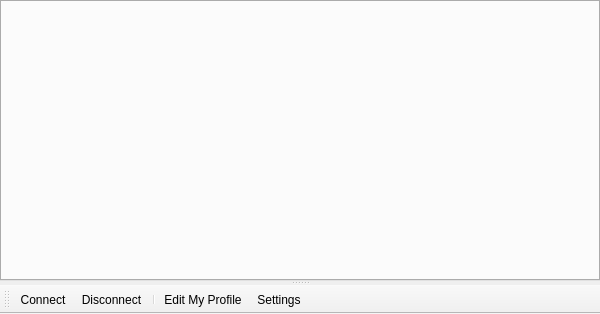
<?xml version="1.0" encoding="UTF-8"?>
<ui version="4.0">
 <class>WidgetChatCenter</class>
 <widget class="QMainWindow" name="WidgetChatCenter">
  <property name="geometry">
   <rect>
    <x>0</x>
    <y>0</y>
    <width>600</width>
    <height>314</height>
   </rect>
  </property>
  <property name="windowTitle">
   <string>Chat Center</string>
  </property>
  <widget class="QWidget" name="centralwidget">
   <layout class="QHBoxLayout" name="horizontalLayout">
    <property name="margin">
     <number>0</number>
    </property>
    <item>
     <widget class="QSplitter" name="splitter">
      <property name="orientation">
       <enum>Qt::Vertical</enum>
      </property>
      <widget class="QTabWidget" name="tabWidgetChatRooms">
       <property name="tabPosition">
        <enum>QTabWidget::North</enum>
       </property>
       <property name="currentIndex">
        <number>-1</number>
       </property>
       <property name="tabsClosable">
        <bool>true</bool>
       </property>
      </widget>
      <widget class="QWidget" name="horizontalLayoutWidget">
       <layout class="QHBoxLayout" name="horizontalLayoutTextInput"/>
      </widget>
     </widget>
    </item>
   </layout>
  </widget>
  <widget class="QToolBar" name="toolBarChatControls">
   <property name="contextMenuPolicy">
    <enum>Qt::PreventContextMenu</enum>
   </property>
   <property name="windowTitle">
    <string>toolBar</string>
   </property>
   <property name="iconSize">
    <size>
     <width>16</width>
     <height>16</height>
    </size>
   </property>
   <property name="toolButtonStyle">
    <enum>Qt::ToolButtonTextBesideIcon</enum>
   </property>
   <property name="floatable">
    <bool>false</bool>
   </property>
   <attribute name="toolBarArea">
    <enum>BottomToolBarArea</enum>
   </attribute>
   <attribute name="toolBarBreak">
    <bool>false</bool>
   </attribute>
   <addaction name="actionConnect"/>
   <addaction name="actionDisconnect"/>
   <addaction name="separator"/>
   <addaction name="actionEditMyProfile"/>
   <addaction name="actionChatSettings"/>
  </widget>
  <action name="actionConnect">
   <property name="icon">
    <iconset resource="../Resource.qrc">
     <normaloff>:/Resource/Network/Connect.png</normaloff>:/Resource/Network/Connect.png</iconset>
   </property>
   <property name="text">
    <string>Connect</string>
   </property>
  </action>
  <action name="actionDisconnect">
   <property name="icon">
    <iconset resource="../Resource.qrc">
     <normaloff>:/Resource/Network/Disconnect.png</normaloff>:/Resource/Network/Disconnect.png</iconset>
   </property>
   <property name="text">
    <string>Disconnect</string>
   </property>
  </action>
  <action name="actionEditMyProfile">
   <property name="icon">
    <iconset resource="../Resource.qrc">
     <normaloff>:/Resource/Chat/Chat.png</normaloff>:/Resource/Chat/Chat.png</iconset>
   </property>
   <property name="text">
    <string>Edit My Profile</string>
   </property>
  </action>
  <action name="actionChatSettings">
   <property name="icon">
    <iconset resource="../Resource.qrc">
     <normaloff>:/Resource/Generic/Settings.png</normaloff>:/Resource/Generic/Settings.png</iconset>
   </property>
   <property name="text">
    <string>Settings</string>
   </property>
   <property name="toolTip">
    <string>Settings</string>
   </property>
  </action>
 </widget>
 <resources>
  <include location="../Resource.qrc"/>
 </resources>
 <connections/>
</ui>
